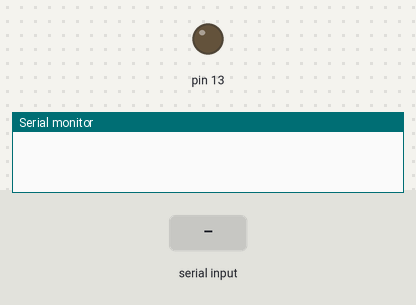
This sketch was run on a simulated Arduino Uno, built with avr-gcc and run on an emulated ATmega328P. Shown: output pins drawn as LEDs (lit = HIGH), the last lines printed to the serial monitor. Inputs (shaded band) come from the test bench.

Above: at 1.2 s.
1.3 s: "a90\n" received over Serial
At 2.5 s:
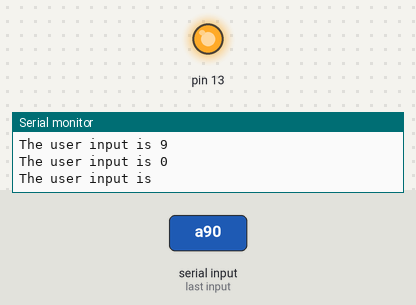
2.8 s: "C" received over Serial
4.3 s: "5\n" received over Serial
At 5.0 s:
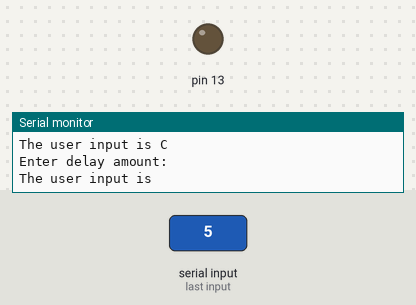
5.8 s: "a" received over Serial
At 7.2 s:
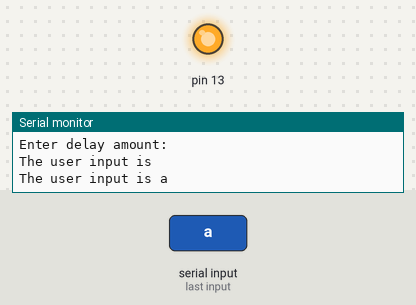
Timing chart, 0 to 8.3 s (numbered marks = the images above; inputs shaded):
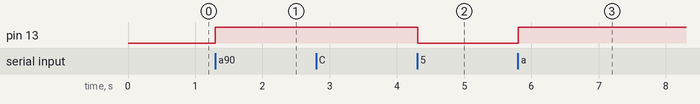

Measured:
- after the input at 1.3 s, pin 13: LOW → HIGH at once
- after the input at 4.3 s, pin 13: HIGH → LOW at once
- after the input at 5.8 s, pin 13: LOW → HIGH at once

The sketch:

taskAryaLED.ino
```cpp
char userInput;
unsigned long delayTime;

void toggleLed() ;

void setup() {
  // put your setup code here, to run once:
  Serial.begin(9600);
  pinMode(13,OUTPUT);
}

void loop() {
  // put your main code here, to run repeatedly:
  if(Serial.available()>0){
    userInput = Serial.read();
    Serial.print("The user input is ");
    Serial.println(userInput);
  }

  if(userInput == 'a'|| userInput == 'A')
  digitalWrite(13,HIGH);

  else if(userInput == 'b'|| userInput == 'B')
  digitalWrite(13,LOW);

  else if(userInput == 'c'|| userInput == 'C'){

    Serial.println("Enter delay amount: ");
    while(Serial.available()==0){}
    delayTime=Serial.parseInt();

    if(delayTime>0 && (userInput == 'c' || userInput == 'C')){
    toggleLed();
    }
  }

  else if(userInput == 'd'||userInput == 'D'){
    digitalWrite(13,LOW);
    Serial.end();
  }


}

void toggleLed(){
      digitalWrite(13,HIGH);
      delay(delayTime);
      digitalWrite(13,LOW);
      delay(delayTime);

      if(Serial.available()==0)
      toggleLed();
}
```
